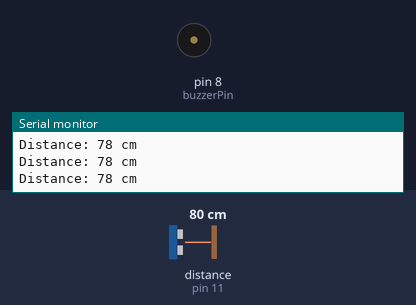
Bench run of a sketch on a simulated Arduino Uno, built with avr-gcc and run on an emulated ATmega328P. Shown: buzzer (waves = sounding), the last lines printed to the serial monitor. Wiring (inferred from the names in the program): ultrasonic range finder: trigger pin 12; echo pin 11. Inputs (shaded band) come from the test bench; at power-on: distance to the obstacle (sensor on pin 11) 80 cm. The echo pulse lasts 58.3 µs per cm.

Above: at 1.2 s.
1.3 s: distance to the obstacle (sensor on pin 11) set to 34 cm
2.8 s: distance to the obstacle (sensor on pin 11) set to 29 cm
At 3.6 s:
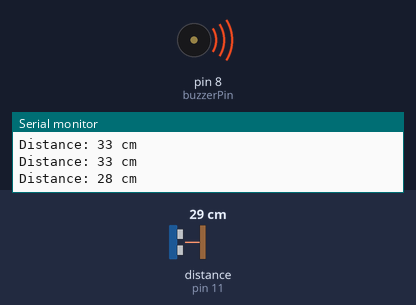
5.8 s: distance to the obstacle (sensor on pin 11) set to 35 cm
At 6.4 s:
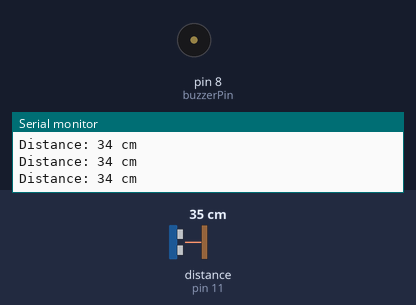
Timing chart, 0 to 8.8 s (numbered marks = the images above; inputs shaded):
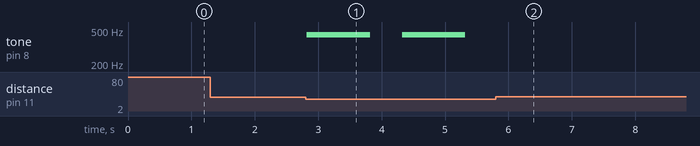

Measured:
- the behaviour switches between 32 and 31 cm on distance to the obstacle (sensor on pin 11) (found by bisection; images 0 and 1)
- after the input at 2.8 s, tone on pin 8 (buzzerPin): alternates 440 Hz for 1.0 s and silent for 0.50 s, starting at once
- after the input at 5.8 s, tone on pin 8 (buzzerPin): stops changing and stays silent

The sketch:

Ej6.ino
```cpp
#define trigPin  12
#define echoPin  11
#define buzzerPin 8


long duration, cm, inches;

void setup() {
  Serial.begin (9600);
  //Define inputs and outputs
  pinMode(trigPin, OUTPUT);
  pinMode(echoPin, INPUT);
  pinMode(buzzerPin, OUTPUT);
}

void loop(){
  digitalWrite(trigPin, LOW);
  delayMicroseconds(5);
  digitalWrite(trigPin, HIGH);
  delayMicroseconds(10);
  digitalWrite(trigPin, LOW);

  duration = pulseIn(echoPin, HIGH);

  // Calculating the distance
  cm = duration*0.034/2;
  Serial.print("Distance: ");
  Serial.print(cm);
  Serial.println(" cm");
  noTone(buzzerPin);

  if (cm > 20 && cm <= 30){
    tone(buzzerPin, 440, 1000);
    delay(1500);
  }
  else if (cm > 12 && cm <= 20) {
  	tone(buzzerPin, 340, 1000);
    delay(1000);
  }
  else if (cm > 6 && cm <= 12) {
    tone(buzzerPin, 240, 1000);
    delay(500);
  }
  else if (cm > 2 && cm <= 6) {
    tone(buzzerPin, 140, 1000);
    delay(250);
  }
  else {
  	noTone(buzzerPin);
  }
}
```
